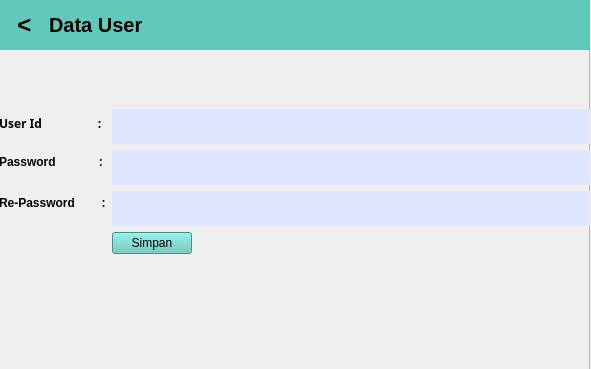
<?xml version="1.0" encoding="UTF-8"?>
<ui version="4.0">
 <class>Form</class>
 <widget class="QWidget" name="Form">
  <property name="geometry">
   <rect>
    <x>0</x>
    <y>0</y>
    <width>591</width>
    <height>369</height>
   </rect>
  </property>
  <property name="windowTitle">
   <string>Form</string>
  </property>
  <widget class="QWidget" name="verticalLayoutWidget">
   <property name="geometry">
    <rect>
     <x>-1</x>
     <y>-1</y>
     <width>591</width>
     <height>371</height>
    </rect>
   </property>
   <layout class="QVBoxLayout" name="verticalLayout">
    <item>
     <widget class="QFrame" name="frame">
      <property name="frameShape">
       <enum>QFrame::StyledPanel</enum>
      </property>
      <property name="frameShadow">
       <enum>QFrame::Raised</enum>
      </property>
      <widget class="QWidget" name="formLayoutWidget">
       <property name="geometry">
        <rect>
         <x>0</x>
         <y>110</y>
         <width>591</width>
         <height>321</height>
        </rect>
       </property>
       <layout class="QFormLayout" name="formLayout">
        <item row="4" column="0">
         <widget class="QLabel" name="labelNama">
          <property name="font">
           <font>
            <family>Bahnschrift</family>
            <pointsize>9</pointsize>
            <weight>75</weight>
            <bold>true</bold>
           </font>
          </property>
          <property name="text">
           <string>User Id                  :</string>
          </property>
         </widget>
        </item>
        <item row="4" column="1">
         <widget class="QLineEdit" name="lineEdit">
          <property name="minimumSize">
           <size>
            <width>7</width>
            <height>35</height>
           </size>
          </property>
          <property name="styleSheet">
           <string notr="true">border:none;
background-color:rgb(222, 231, 255)</string>
          </property>
         </widget>
        </item>
        <item row="7" column="0">
         <widget class="QLabel" name="labelAlamat">
          <property name="font">
           <font>
            <pointsize>9</pointsize>
            <weight>75</weight>
            <bold>true</bold>
           </font>
          </property>
          <property name="text">
           <string>Password             :</string>
          </property>
         </widget>
        </item>
        <item row="7" column="1">
         <widget class="QLineEdit" name="lineEdit_4">
          <property name="minimumSize">
           <size>
            <width>7</width>
            <height>35</height>
           </size>
          </property>
          <property name="styleSheet">
           <string notr="true">border:none;
background-color:rgb(222, 231, 255)</string>
          </property>
         </widget>
        </item>
        <item row="8" column="0">
         <widget class="QLabel" name="labelNohp">
          <property name="font">
           <font>
            <pointsize>9</pointsize>
            <weight>75</weight>
            <bold>true</bold>
           </font>
          </property>
          <property name="text">
           <string>Re-Password        :</string>
          </property>
         </widget>
        </item>
        <item row="8" column="1">
         <widget class="QLineEdit" name="lineEdit_2">
          <property name="minimumSize">
           <size>
            <width>7</width>
            <height>35</height>
           </size>
          </property>
          <property name="styleSheet">
           <string notr="true">border:none;
background-color:rgb(222, 231, 255)</string>
          </property>
         </widget>
        </item>
        <item row="14" column="1">
         <widget class="QPushButton" name="pushButtonsimpan">
          <property name="maximumSize">
           <size>
            <width>80</width>
            <height>160</height>
           </size>
          </property>
          <property name="styleSheet">
           <string notr="true">background-color:rgb(97, 200, 188)</string>
          </property>
          <property name="text">
           <string>Simpan</string>
          </property>
         </widget>
        </item>
       </layout>
      </widget>
      <widget class="QPushButton" name="pushButtonKembali">
       <property name="geometry">
        <rect>
         <x>0</x>
         <y>0</y>
         <width>51</width>
         <height>51</height>
        </rect>
       </property>
       <property name="font">
        <font>
         <pointsize>18</pointsize>
         <weight>75</weight>
         <bold>true</bold>
        </font>
       </property>
       <property name="styleSheet">
        <string notr="true">border:none;
background-color:rgb(97, 200, 188)</string>
       </property>
       <property name="text">
        <string>&lt;</string>
       </property>
      </widget>
      <widget class="QLabel" name="labelDataUser">
       <property name="geometry">
        <rect>
         <x>50</x>
         <y>0</y>
         <width>541</width>
         <height>51</height>
        </rect>
       </property>
       <property name="font">
        <font>
         <pointsize>15</pointsize>
         <weight>75</weight>
         <bold>true</bold>
        </font>
       </property>
       <property name="styleSheet">
        <string notr="true">background-color:rgb(97, 200, 188)</string>
       </property>
       <property name="text">
        <string>Data User</string>
       </property>
      </widget>
      <widget class="QLabel" name="label">
       <property name="geometry">
        <rect>
         <x>270</x>
         <y>30</y>
         <width>51</width>
         <height>51</height>
        </rect>
       </property>
       <property name="text">
        <string/>
       </property>
       <property name="pixmap">
        <pixmap>:/gambarlaptop/png-transparent-anonymous-person-login-google-account-computer-icons-user-activity-miscellaneous-computer-monochrome-removebg-preview.png</pixmap>
       </property>
       <property name="scaledContents">
        <bool>true</bool>
       </property>
      </widget>
      <widget class="QLabel" name="label_2">
       <property name="geometry">
        <rect>
         <x>30</x>
         <y>60</y>
         <width>51</width>
         <height>51</height>
        </rect>
       </property>
       <property name="text">
        <string/>
       </property>
       <property name="pixmap">
        <pixmap resource="images.qrc">:/gambarlaptop/C:/Users/Nesti/Downloads/kisspng-database-computer-icons-computer-servers-clip-art-data-icon-5b35a122b61184.3598761615302413147458-removebg-preview.png</pixmap>
       </property>
       <property name="scaledContents">
        <bool>true</bool>
       </property>
      </widget>
     </widget>
    </item>
   </layout>
  </widget>
 </widget>
 <resources>
  <include location="images.qrc"/>
 </resources>
 <connections/>
</ui>
